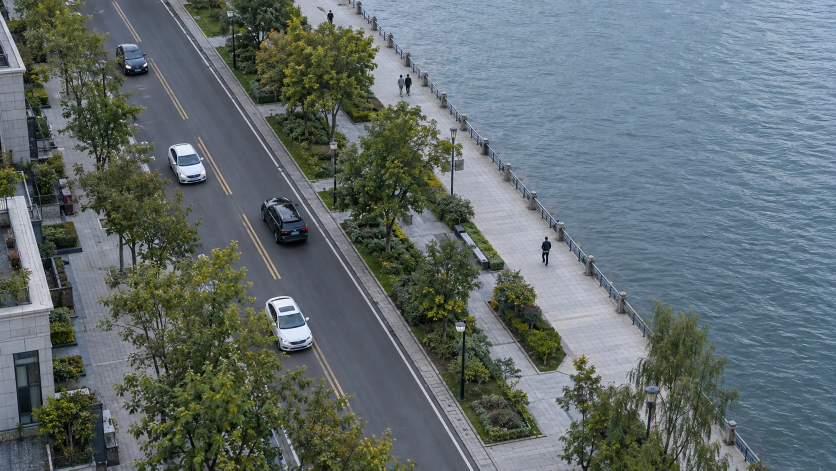
#> input picture website/dist/assets/waterfront.webp, 1672 x 941 px, given in place of f005.png, which was not available (shown at 1/2 size)
$ python track_dashes.py ../../website/dist/assets out.png 5 5
#> lines starting #> are read from the running program, lines starting #| are printed output that depends on the picture; after the words box and inside, x2 and y2 are one past the last pixel; in counts of white or black regions, pixels touching at a corner belong together; pictures that were not available may be replaced by others from this repository, and a replacement may not be noted
"""Track the white lane dashes so ground regions can be placed on the road.

The dashes are static in the world, so their image motion *is* the road's image
motion (camera pan plus perspective). Tracking them gives a measured, per-frame
ground transform instead of a guess, which is what the region overlay needs.

Stage 1 (detect): find bright, low-saturation, elongated blobs on the asphalt.
Stage 2 (track): follow each dash with a normalised cross-correlation template
    search inside a window around its previous position.

usage: track_dashes.py <frameDir> <outJson> [first] [last]
"""
import json
import sys
from collections import deque
from pathlib import Path

import numpy as np
from PIL import Image

ROAD_X_MIN, ROAD_Y_MIN, ROAD_Y_MAX = 0.72, 0.28, 0.86
SEARCH_PX = 16  # per-frame image motion is only a few pixels, so a tight window is fast and safe


def road_mask(array: np.ndarray) -> np.ndarray:
    arr = array.astype(np.float32) / 255.0
    high = arr.max(axis=2)
    low = arr.min(axis=2)
    sat = np.where(high > 0, (high - low) / np.maximum(high, 1e-6), 0.0)
    return (high > 0.66) & (sat < 0.16)


def blobs(mask: np.ndarray, min_pixels: int = 24) -> list[dict]:
    height, width = mask.shape
    seen = np.zeros_like(mask)
    out: list[dict] = []
    ys, xs = np.nonzero(mask)
    for sy, sx in zip(ys.tolist(), xs.tolist()):
        if seen[sy, sx]:
            continue
        queue = deque([(sx, sy)])
        seen[sy, sx] = True
        pixels = []
        while queue:
            x, y = queue.popleft()
            pixels.append((x, y))
            for nx, ny in ((x - 1, y), (x + 1, y), (x, y - 1), (x, y + 1)):
                if 0 <= nx < width and 0 <= ny < height and mask[ny, nx] and not seen[ny, nx]:
                    seen[ny, nx] = True
                    queue.append((nx, ny))
        if len(pixels) < min_pixels:
            continue
        px = [p[0] for p in pixels]
        py = [p[1] for p in pixels]
        x0, x1, y0, y1 = min(px), max(px), min(py), max(py)
        w, h = x1 - x0 + 1, y1 - y0 + 1
        long_side, short_side = max(w, h), min(w, h)
        if not (2.0 <= long_side / short_side <= 12.0):
            continue
        if not (8 <= long_side <= 90 and 2 <= short_side <= 14):
            continue
        out.append({"x0": x0, "y0": y0, "w": w, "h": h, "pixels": len(pixels), "cx": (x0 + x1) / 2, "cy": (y0 + y1) / 2})
    return out


def match_score(patch: np.ndarray, template: np.ndarray) -> tuple[float, int, int]:
    """Best Pearson correlation of template inside patch; returns (score, dy, dx)."""
    th, tw = template.shape
    ph, pw = patch.shape
    if ph < th or pw < tw:
        return -1.0, 0, 0
    t = template - template.mean()
    t = t / (float(np.sqrt(float((t * t).sum()))) or 1.0)  # unit-norm template
    integral = np.zeros((ph + 1, pw + 1))
    integral[1:, 1:] = patch.cumsum(0).cumsum(1)
    integral_sq = np.zeros((ph + 1, pw + 1))
    integral_sq[1:, 1:] = (patch * patch).cumsum(0).cumsum(1)
    area = th * tw
    best, best_y, best_x = -2.0, 0, 0
    for y in range(0, ph - th + 1):
        row_sum = integral[y + th] - integral[y]
        row_sq = integral_sq[y + th] - integral_sq[y]
        for x in range(0, pw - tw + 1):
            mean = (row_sum[x + tw] - row_sum[x]) / area
            sq = (row_sq[x + tw] - row_sq[x]) / area
            var = sq - mean * mean
            if var <= 1e-9:
                continue
            score = float((patch[y : y + th, x : x + tw] * t).sum()) / (np.sqrt(area) * np.sqrt(var))
            if score > best:
                best, best_y, best_x = score, y, x
    return best, best_y, best_x

def main() -> int:
    frame_dir = Path(sys.argv[1])
    out_path = Path(sys.argv[2])
    first = int(sys.argv[3]) if len(sys.argv) > 3 else 1
    last = int(sys.argv[4]) if len(sys.argv) > 4 else 144
    frames = {}
    for index in range(first, last + 1):
        path = frame_dir / f"f{index:03d}.png"
        if path.exists():
            frames[index] = np.asarray(Image.open(path).convert("L")).astype(np.float64)

    image = Image.open(frame_dir / f"f{first:03d}.png").convert("RGB")
#> image is the input picture: PIL image 1672x941 RGB; mean R, G, B 97.4, 108.8, 110.2
    width, height = image.size
#> width = 1672; height = 941
    mask = road_mask(np.asarray(image))
#> in road_mask, `high = arr.max(axis=2)`:
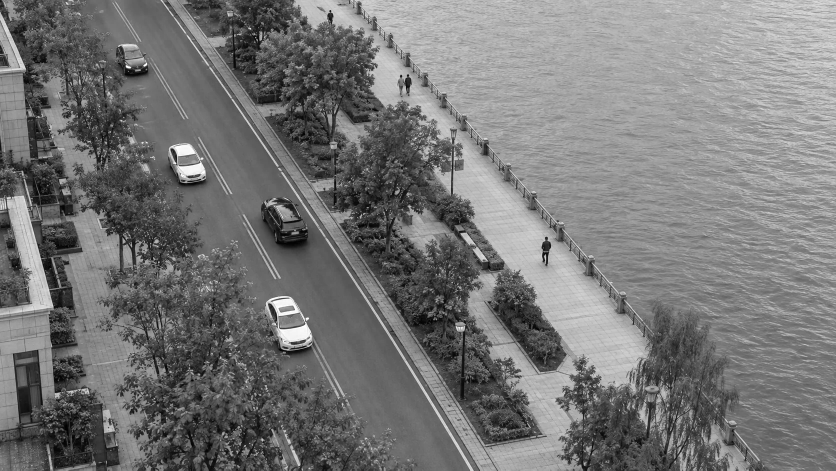
#> high: shape (941, 1672) float32 (shown at 1/2 size); min 0, max 1, mean 0.465
#> in road_mask, `low = arr.min(axis=2)`:
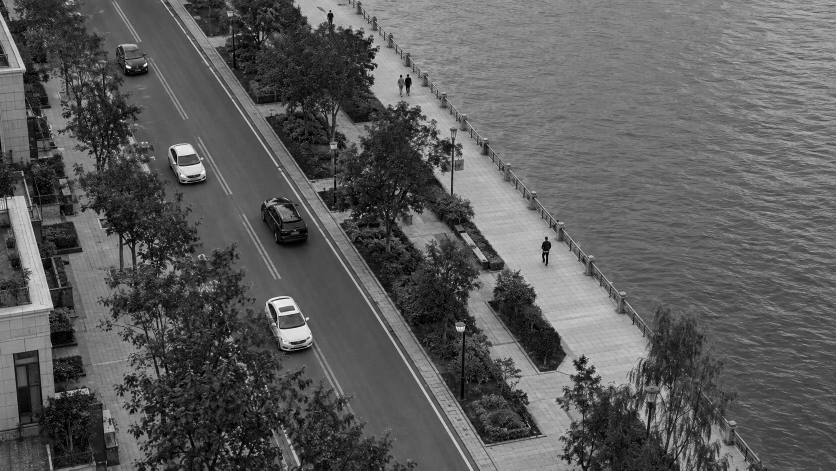
#> low: shape (941, 1672) float32 (shown at 1/2 size); min 0, max 1, mean 0.358
#> in road_mask, `sat = np.where(high > 0, (high - low) / np.maximum(high, 1e-6), 0.0)`:
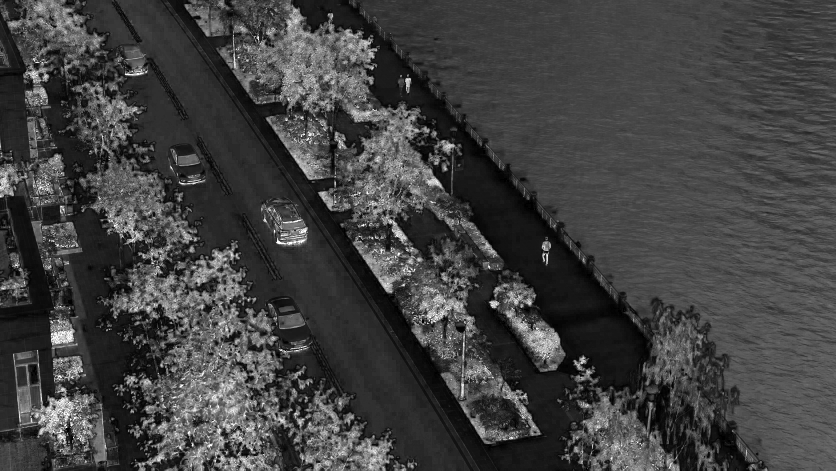
#> sat: shape (941, 1672) float32 (shown at 1/2 size); min 0, max 1, mean 0.257
#> in road_mask, `return (high > 0.66) & (sat < 0.16)`:
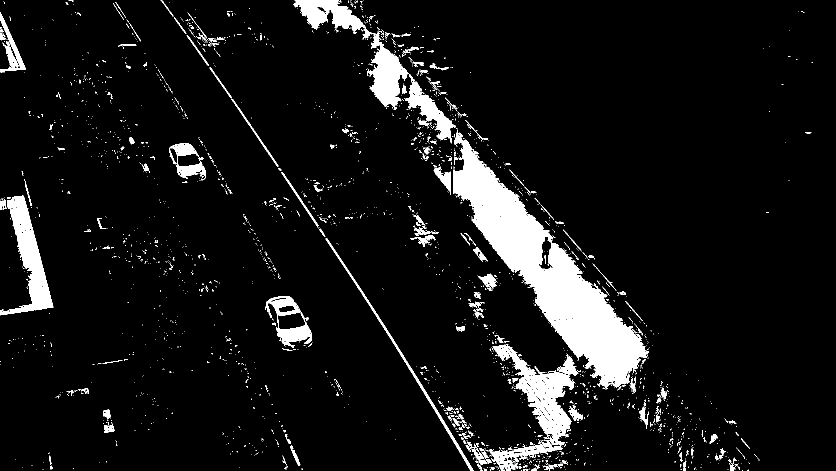
#> returned value: shape (941, 1672) bool (shown at 1/2 size); 7.6% white; 2491 white regions (2287 under 20 px), largest, box (x1, y1, x2, y2) and area: (906, 259, 1298, 776) 52935, (980, 744, 1150, 930) 10124, (0, 391, 107, 631) 8626
    mask[:, : int(width * ROAD_X_MIN)] = False
    mask[: int(height * ROAD_Y_MIN), :] = False
#> mask: shape (941, 1672) bool; 0.8% white; 316 white regions (284 under 20 px), largest, box (x1, y1, x2, y2) and area: (1203, 584, 1298, 776) 9760, (1278, 813, 1297, 852) 289, (1259, 756, 1272, 786) 157
    mask[int(height * ROAD_Y_MAX) :, :] = False
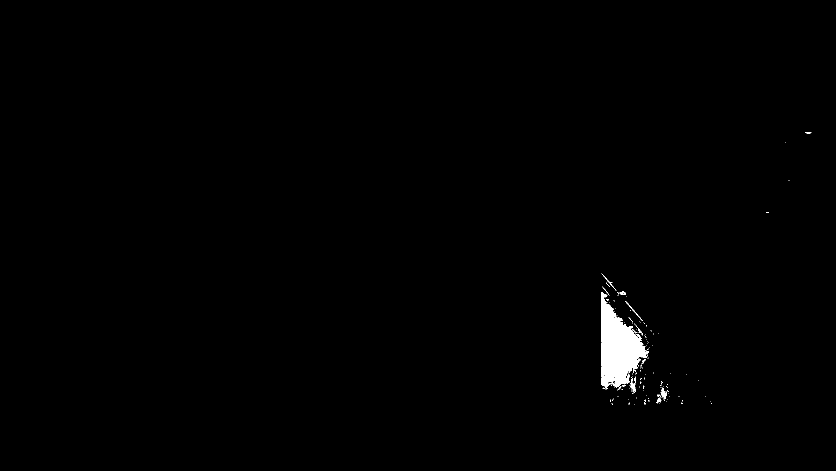
#> mask: shape (941, 1672) bool (shown at 1/2 size); 0.69% white; 126 white regions (112 under 20 px), largest, box (x1, y1, x2, y2) and area: (1203, 584, 1298, 776) 9760, (1259, 756, 1272, 786) 157, (1322, 775, 1334, 799) 149
    candidates = sorted(blobs(mask), key=lambda b: -b["pixels"])
#> in blobs, `ys, xs = np.nonzero(mask)`: ys = 10845 values from 264 to 808; xs = 10845 values, max 1622 at index 16, min 1203 at index 37, mean 1241
#> the loop in blobs, `for sy, sx in zip(ys.tolist(), xs.tolist()):` made 10845 passes
#> (sy, sx) on passes 2 to 4: (264, 1612), (264, 1613), (264, 1614)
#> after the loop in blobs, `for sy, sx in zip(ys.tolist(), xs.tolist()):`: out = 4 items
#> candidates = 4 items
    print(f"seed dashes: {len(candidates)}")
#| seed dashes: 4
    seeds = candidates[:14]
#> seeds = 4 items
    for seed in seeds:
        print(f"  ({seed['cx'] / width:.3f},{seed['cy'] / height:.3f}) {seed['w']}x{seed['h']} px={seed['pixels']}")
#> this loop made 4 passes
#|   (0.757,0.818) 13x28 px=153
#|   (0.745,0.622) 13x6 px=49
#|   (0.760,0.807) 3x13 px=26
#|   (0.967,0.282) 12x3 px=25

    tracks: dict[int, list] = {}
    for seed in seeds:
        template = frames[first][seed["y0"] : seed["y0"] + seed["h"], seed["x0"] : seed["x0"] + seed["w"]]
        cx, cy = seed["cx"], seed["cy"]
        path_points = [(first, cx, cy)]
        for index in range(first + 1, last + 1):
            if index not in frames:
                break
            half = SEARCH_PX
            x0 = int(max(0, cx - half - seed["w"]))
            y0 = int(max(0, cy - half - seed["h"]))
            x1 = int(min(width, cx + half))
            y1 = int(min(height, cy + half))
            patch = frames[index][y0:y1, x0:x1]
            score, by, bx = match_score(patch, template)
            if score < 0.55:
                break
            nx, ny = x0 + bx + seed["w"] / 2, y0 + by + seed["h"] / 2
            if abs(nx - cx) > half or abs(ny - cy) > half:
                break
            cx, cy = nx, ny
            path_points.append((index, cx, cy))
        if len(path_points) >= 20:
            tracks[seed["pixels"] * 1000 + seed["x0"]] = path_points
            print(
                f"  track seed({seed['cx'] / width:.3f},{seed['cy'] / height:.3f}) "
                f"len={len(path_points)} end=({cx / width:.3f},{cy / height:.3f})"
            )
#> this loop made 1 pass
#> after the loop, tracks = 0 items
    serialised = [
        [{"frame": f, "x": round(x / width, 5), "y": round(y / height, 5)} for f, x, y in points]
        for points in tracks.values()
    ]
    out_path.write_text(json.dumps(serialised, indent=1), encoding="utf-8")
    print(f"wrote {out_path} with {len(serialised)} tracks")
    return 0


if __name__ == "__main__":
#> (the run stopped early here; a loop or call above may not have finished)
